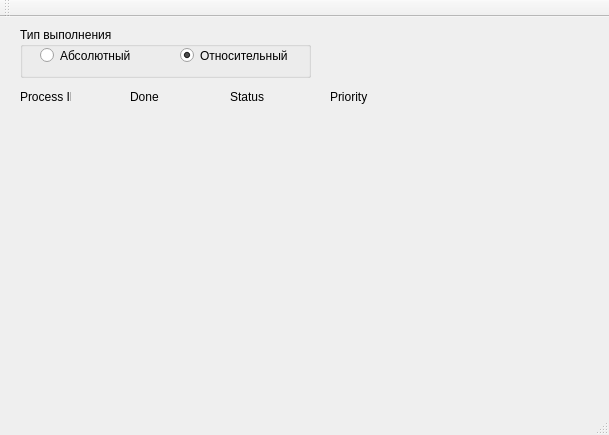
<?xml version="1.0" encoding="UTF-8"?>
<ui version="4.0">
 <class>mainFrame</class>
 <widget class="QMainWindow" name="mainFrame">
  <property name="geometry">
   <rect>
    <x>0</x>
    <y>0</y>
    <width>609</width>
    <height>435</height>
   </rect>
  </property>
  <property name="windowTitle">
   <string>mainFrame</string>
  </property>
  <widget class="QWidget" name="centralWidget">
   <widget class="QWidget" name="verticalLayoutWidget">
    <property name="geometry">
     <rect>
      <x>10</x>
      <y>100</y>
      <width>451</width>
      <height>281</height>
     </rect>
    </property>
    <layout class="QVBoxLayout" name="verticalLayout"/>
   </widget>
   <widget class="QLabel" name="label">
    <property name="geometry">
     <rect>
      <x>20</x>
      <y>70</y>
      <width>51</width>
      <height>20</height>
     </rect>
    </property>
    <property name="text">
     <string>Process ID</string>
    </property>
   </widget>
   <widget class="QLabel" name="label_2">
    <property name="geometry">
     <rect>
      <x>130</x>
      <y>70</y>
      <width>51</width>
      <height>20</height>
     </rect>
    </property>
    <property name="text">
     <string>Done</string>
    </property>
   </widget>
   <widget class="QLabel" name="label_3">
    <property name="geometry">
     <rect>
      <x>230</x>
      <y>70</y>
      <width>51</width>
      <height>20</height>
     </rect>
    </property>
    <property name="text">
     <string>Status</string>
    </property>
   </widget>
   <widget class="QLabel" name="label_4">
    <property name="geometry">
     <rect>
      <x>330</x>
      <y>70</y>
      <width>51</width>
      <height>20</height>
     </rect>
    </property>
    <property name="text">
     <string>Priority</string>
    </property>
    <property name="margin">
     <number>0</number>
    </property>
   </widget>
   <widget class="QGroupBox" name="groupBox">
    <property name="geometry">
     <rect>
      <x>20</x>
      <y>10</y>
      <width>291</width>
      <height>51</height>
     </rect>
    </property>
    <property name="title">
     <string>Тип выполнения</string>
    </property>
    <widget class="QRadioButton" name="radioButton_2">
     <property name="geometry">
      <rect>
       <x>160</x>
       <y>20</y>
       <width>111</width>
       <height>17</height>
      </rect>
     </property>
     <property name="text">
      <string>Относительный</string>
     </property>
     <property name="checked">
      <bool>true</bool>
     </property>
    </widget>
    <widget class="QRadioButton" name="radioButton">
     <property name="geometry">
      <rect>
       <x>20</x>
       <y>20</y>
       <width>111</width>
       <height>17</height>
      </rect>
     </property>
     <property name="text">
      <string>Абсолютный</string>
     </property>
     <property name="checked">
      <bool>false</bool>
     </property>
    </widget>
   </widget>
  </widget>
  <widget class="QMenuBar" name="menuBar">
   <property name="geometry">
    <rect>
     <x>0</x>
     <y>0</y>
     <width>609</width>
     <height>21</height>
    </rect>
   </property>
  </widget>
  <widget class="QToolBar" name="mainToolBar">
   <attribute name="toolBarArea">
    <enum>TopToolBarArea</enum>
   </attribute>
   <attribute name="toolBarBreak">
    <bool>false</bool>
   </attribute>
  </widget>
  <widget class="QStatusBar" name="statusBar"/>
 </widget>
 <layoutdefault spacing="6" margin="11"/>
 <resources/>
 <connections/>
</ui>
